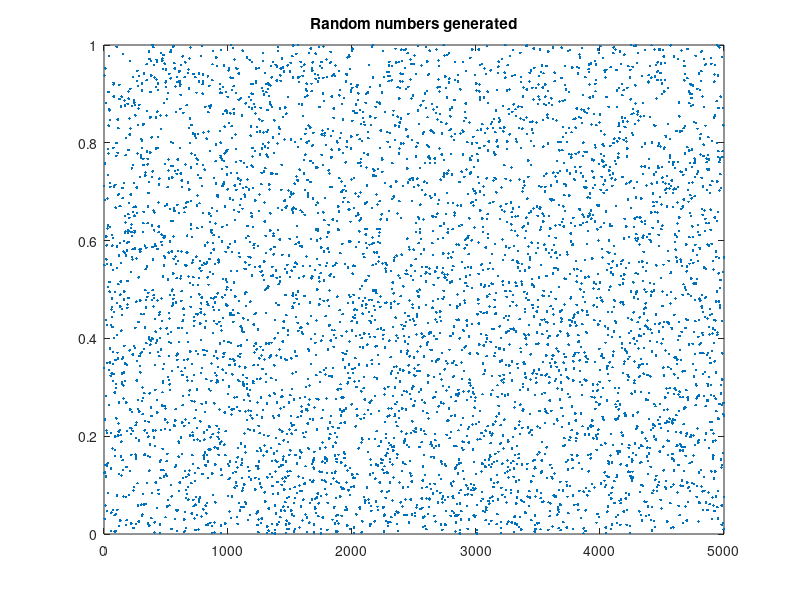
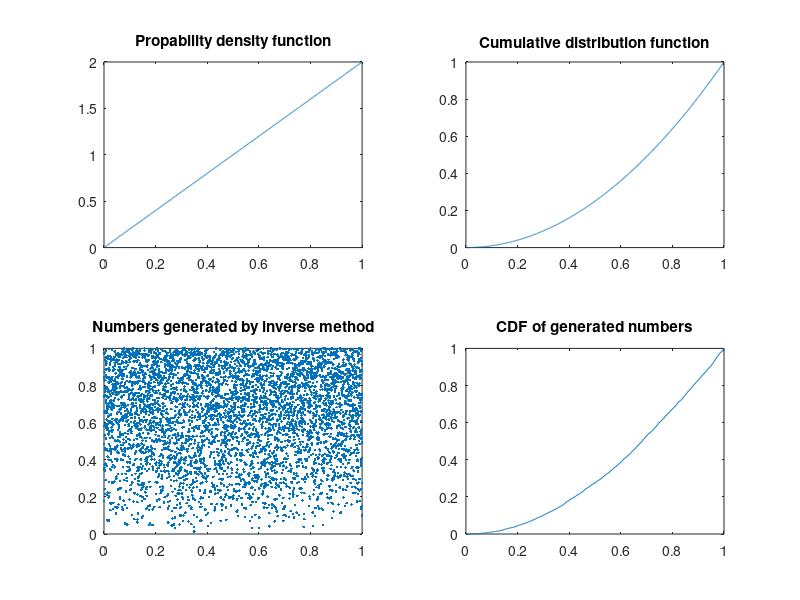
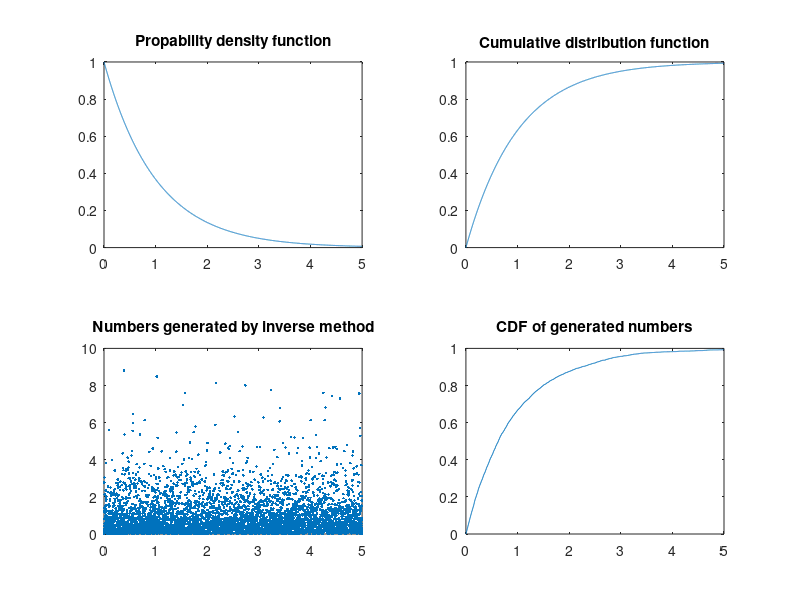
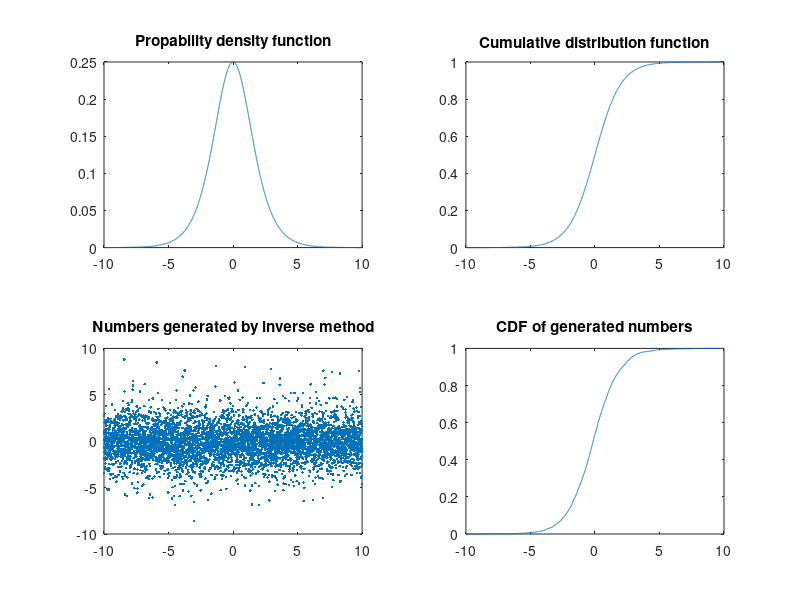

Write MATLAB code to recreate these figures, in order.
%inverse method

close all; % cleaning
clear all;

number_of_samples = 5000;

x = linspace(0,1,number_of_samples);

seed = 0.712;
random_number_sequence_x = zeros(1,number_of_samples);
random_number_x = seed;
random_number_sequence_x(1) = random_number_x;

for i = 2:1:number_of_samples
    random_number_x = sawtooth(15*random_number_x*pi)/2+0.5;
    random_number_sequence_x(i) = random_number_x;
end

%random numbers
figure(1);
plot(random_number_sequence_x,'.');
title('Random numbers generated');

% 2x
figure(2);
random_number_sequence_in_1 = zeros(1,number_of_samples);
cdf_in_1 = zeros(1,number_of_samples);
for i = 1:1:number_of_samples
    random_number_sequence_in_1(i) = sqrt( random_number_sequence_x(i));
end

for i=1:1:number_of_samples

    cdf_in_1(i) = sum(random_number_sequence_in_1 < x(i))/number_of_samples;

end

subplot(2,2,1);
plot(x,2.*x);
title('Propability density function');
subplot(2,2,2);
plot(x,x.*x);
title('Cumulative distribution function');
subplot(2,2,3);
plot(x,random_number_sequence_in_1,'.');
title('Numbers generated by inverse method');
subplot(2,2,4);
stairs(x,cdf_in_1);
title('CDF of generated numbers');


% exponential
figure(3);

lambda = 1;
x = linspace(0,5,number_of_samples);

random_number_sequence_in_2 = zeros(1,number_of_samples);
cdf_in_2 = zeros(1,number_of_samples);
for i = 1:1:number_of_samples
    random_number_sequence_in_2(i) = -log(1-random_number_sequence_x(i))/lambda;
end

for i=1:1:number_of_samples

    cdf_in_2(i) = sum(random_number_sequence_in_2 < x(i))/number_of_samples;

end

subplot(2,2,1);
plot(x,lambda.*exp(-lambda.*x));
title('Propability density function');
subplot(2,2,2);
plot(x,1-exp(-lambda*x));
title('Cumulative distribution function');
subplot(2,2,3);
plot(x,random_number_sequence_in_2,'.');
title('Numbers generated by inverse method');
subplot(2,2,4);
stairs(x,cdf_in_2);
title('CDF of generated numbers');

% logistic
figure(4);

x = linspace(-10,10,number_of_samples);

random_number_sequence_in_3 = zeros(1,number_of_samples);
cdf_in_3 = zeros(1,number_of_samples);
for i = 1:1:number_of_samples
    random_number_sequence_in_3(i) = -log(1./random_number_sequence_x(i)-1);
end

for i=1:1:number_of_samples

    cdf_in_3(i) = sum(random_number_sequence_in_3 < x(i))/number_of_samples;

end

subplot(2,2,1);
plot(x,exp(-x)./((1+exp(-x)).*(1+exp(-x))));
title('Propability density function');
subplot(2,2,2);
plot(x,1./(1+exp(-x)));
title('Cumulative distribution function');
subplot(2,2,3);
plot(x,random_number_sequence_in_3,'.');
title('Numbers generated by inverse method');
subplot(2,2,4);
plot(x,cdf_in_3);
title('CDF of generated numbers');



% triangle
figure(5);

x = linspace(-2,2,number_of_samples);

random_number_sequence_in_4 = zeros(1,number_of_samples);
cdf_in_4 = zeros(1,number_of_samples);
cdf_in_4_ = zeros(1,number_of_samples);
pdf_in_4 = zeros(1,number_of_samples);
for i = 1:1:number_of_samples
    if(x(i) >= 0)
        pdf_in_4(i) = -x(i)/4+0.5;
        cdf_in_4_(i) = -x(i)*x(i)/8+x(i)/2+0.5;
    else
        pdf_in_4(i) = x(i)/4+0.5;
        cdf_in_4_(i) = x(i)*x(i)/8+x(i)/2+0.5;
    end
end

for i = 1:1:number_of_samples
    if(random_number_sequence_x(i) <= 0.5)
        random_number_sequence_in_4(i) = 2*sqrt(2*random_number_sequence_x(i))-2;
    else
        random_number_sequence_in_4(i) = -2*sqrt(2)*sqrt(1-random_number_sequence_x(i))+2;
    end
    
end

for i=1:1:number_of_samples

    cdf_in_4(i) = sum(random_number_sequence_in_4 < x(i))/number_of_samples;

end

subplot(2,2,1);
plot(x,pdf_in_4);
title('Propability density function');
subplot(2,2,2);
plot(x,cdf_in_4_);
title('Cumulative distribution function');
subplot(2,2,3);
plot(x,random_number_sequence_in_4,'.');
title('Numbers generated by inverse method');
subplot(2,2,4);
plot(x,cdf_in_4);
title('CDF of generated numbers');


